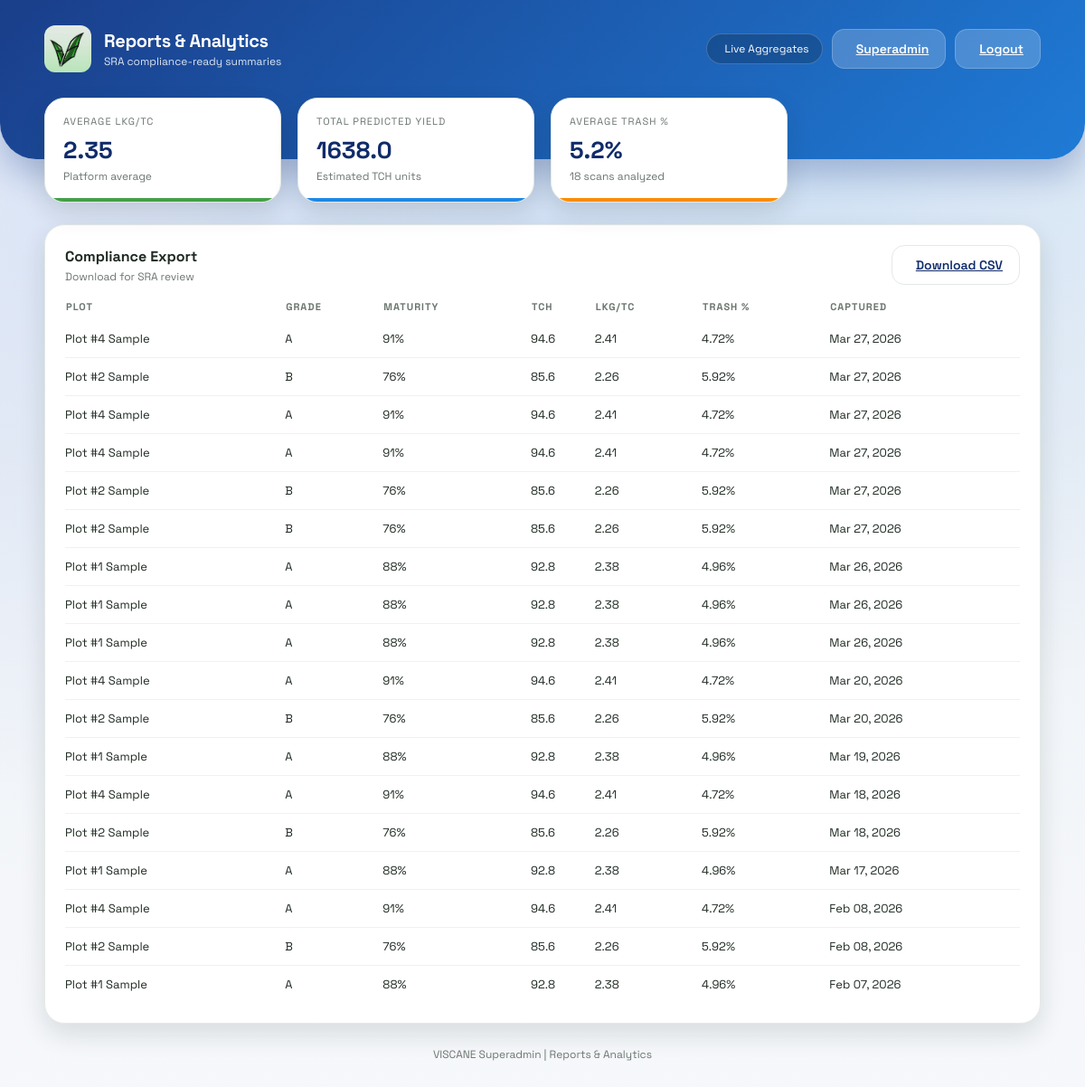
/superadmin/reports (signed in), run on an earlier commit of the app's database.
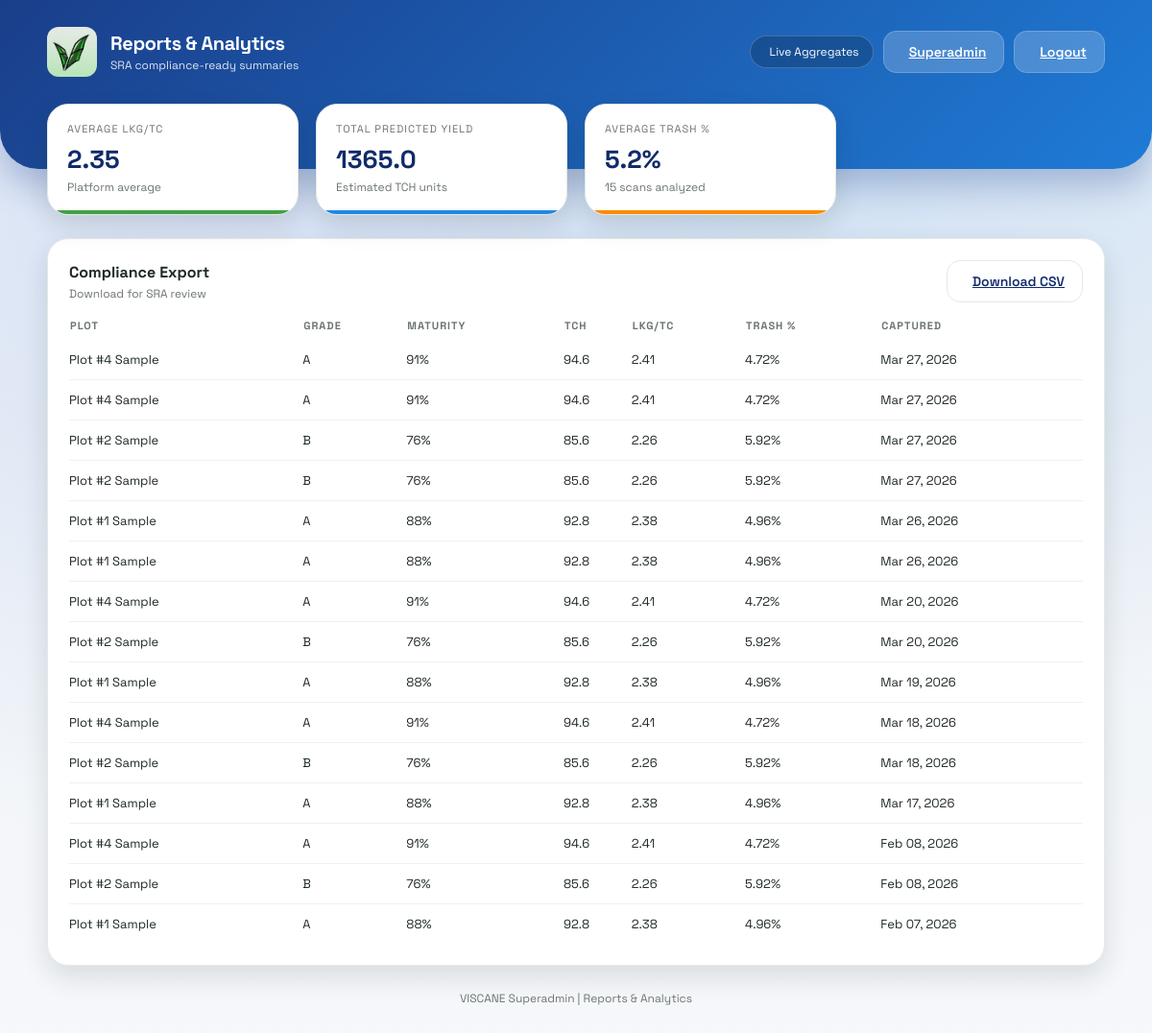
And on a later commit of the database.
### models.py (models this page shows)
class Scan(db.Model):
    id = db.Column(db.Integer, primary_key=True)
    user_id = db.Column(db.Integer, db.ForeignKey('user.id', ondelete='CASCADE'), nullable=False)
    plot_name = db.Column(db.String(80), nullable=False)
    grade = db.Column(db.String(2), nullable=False)
    maturity_pct = db.Column(db.Integer, nullable=False)
    status = db.Column(db.String(20), nullable=False, default='pending')
    created_at = db.Column(db.DateTime, default=datetime.utcnow, nullable=False)
    user = db.relationship('User', backref=db.backref('scans', lazy=True, cascade='all, delete-orphan'))

### app.py (the view)
@app.route('/superadmin/reports')
@role_required('superadmin')
def superadmin_reports():
    scans = Scan.query.order_by(Scan.created_at.desc()).all()
    total_scans = len(scans)
    rows = []
    total_tch = 0
    total_lkg_tc = 0
    total_trash = 0
    for scan in scans:
        tch, lkg_tc, trash_pct = estimate_scan_metrics(scan)
        total_tch += tch
        total_lkg_tc += lkg_tc
        total_trash += trash_pct
        rows.append({
            "plot_name": scan.plot_name,
            "grade": scan.grade,
            "maturity_pct": scan.maturity_pct,
            "tch": tch,
            "lkg_tc": lkg_tc,
            "trash_pct": trash_pct,
            "created_at": scan.created_at
        })
    avg_lkg_tc = round(total_lkg_tc / total_scans, 2) if total_scans else 0
    avg_trash_pct = round(total_trash / total_scans, 2) if total_scans else 0
    total_predicted_yield = round(total_tch, 2) if total_scans else 0
    report = {
        "avg_lkg_tc": avg_lkg_tc,
        "avg_trash_pct": avg_trash_pct,
        "total_predicted_yield": total_predicted_yield,
        "total_scans": total_scans
    }
    return render_template(
        'superadmin_reports.html',
        report=report,
        rows=rows,
        current_admin=get_current_admin()
    )

### app.py (called while the page is built)
def role_required(required_role):
    def decorator(view):
        @wraps(view)
        def wrapped(*args, **kwargs):
            admin_id = session.get('admin_id')
            if not admin_id:
                return redirect(url_for('admin_login'))
            admin = Admin.query.get(admin_id)
            if not admin or admin.is_archived or admin.role != required_role:
                return redirect(url_for('admin_portal'))
            return view(*args, **kwargs)
        return wrapped
    return decorator

def get_current_admin():
    admin_id = session.get('admin_id')
    if not admin_id:
        return None
    admin = Admin.query.get(admin_id)
    if not admin or admin.is_archived:
        return None
    return admin

def estimate_scan_metrics(scan):
    maturity = scan.maturity_pct or 0
    estimated_tch = round(40 + (maturity * 0.6), 2)
    estimated_lkg_tc = round(1.5 + (maturity * 0.01), 2)
    estimated_trash_pct = round(max(2, 12 - (maturity * 0.08)), 2)
    return estimated_tch, estimated_lkg_tc, estimated_trash_pct

### templates/superadmin_reports.html (shortened to what this page needs)
<!DOCTYPE html>
<html lang="en">
<head>
    <link rel="stylesheet" href="{{ url_for('static', filename='style.css') }}">
</head>
<body class="admin-layout">
    <header class="dashboard-header">
        <div class="header-content">
            <div class="brand">
                <div class="brand-icon">
                    <img src="{{ url_for('static', filename='logo.jpg') }}" alt="VISCANE Logo" style="width: 100%; height: 100%; object-fit: cover; border-radius: 12px;">
                </div>
                <div>
                    <p class="brand-title">Reports & Analytics</p>
                    <p class="brand-subtitle">SRA compliance-ready summaries</p>
                </div>
            </div>
            <div class="header-actions">
                <div class="status-pill">
                    Live Aggregates
                </div>
                <a class="btn light" href="/superadmin">
                    Superadmin
                </a>
                <a class="btn light" href="/admin-logout">
                    Logout
                </a>
            </div>
        </div>
    </header>
    <main class="dashboard-container fade-in">
        <section class="stats-grid">
            <div class="stat-card accent-green">
                <div class="stat-label">Average LKG/TC</div>
                <div class="stat-value">{{ report.avg_lkg_tc }}</div>
                <div class="stat-meta">Platform average</div>
            </div>
            <div class="stat-card accent-blue">
                <div class="stat-label">Total Predicted Yield</div>
                <div class="stat-value">{{ report.total_predicted_yield }}</div>
                <div class="stat-meta">Estimated TCH units</div>
            </div>
            <div class="stat-card accent-orange">
                <div class="stat-label">Average Trash %</div>
                <div class="stat-value">{{ report.avg_trash_pct }}%</div>
                <div class="stat-meta">{{ report.total_scans }} scans analyzed</div>
            </div>
        </section>
        <section class="panel">
            <div class="panel-header">
                <div>
                    <h3 class="panel-title">Compliance Export</h3>
                    <p class="panel-subtitle">Download for SRA review</p>
                </div>
                <a class="btn ghost" href="/superadmin/reports/download">
                    Download CSV
                </a>
            </div>
            <table class="data-table">
                <thead>
                    <tr>
                        <th>Plot</th>
                        <th>Grade</th>
                        <th>Maturity</th>
                        <th>TCH</th>
                        <th>LKG/TC</th>
                        <th>Trash %</th>
                        <th>Captured</th>
                    </tr>
                </thead>
                <tbody>
                    {% if rows %}
                        {% for row in rows %}
                            <tr>
                                <td>{{ row.plot_name }}</td>
                                <td>{{ row.grade }}</td>
                                <td>{{ row.maturity_pct }}%</td>
                                <td>{{ row.tch }}</td>
                                <td>{{ row.lkg_tc }}</td>
                                <td>{{ row.trash_pct }}%</td>
                                <td>{{ row.created_at.strftime('%b %d, %Y') }}</td>
                            </tr>
                        {% endfor %}
                    {% else %}
                        <tr>
                            <td colspan="7">No scan data available for reporting.</td>
                        </tr>
                    {% endif %}
                </tbody>
            </table>
        </section>
        <div class="footer-link">VISCANE Superadmin | Reports & Analytics</div>
    </main>
</body>
</html>

What changed in the data, as far as the page shows it:
removed Scan: plot_name "Plot #4 Sample", grade "A", maturity_pct "91", tch "94.6", lkg_tc "2.41", trash_pct "4.72", created_at "Mar 27, 2026"
removed Scan: plot_name "Plot #2 Sample", grade "B", maturity_pct "76", tch "85.6", lkg_tc "2.26", trash_pct "5.92", created_at "Mar 27, 2026"
removed Scan: plot_name "Plot #1 Sample", grade "A", maturity_pct "88", tch "92.8", lkg_tc "2.38", trash_pct "4.96", created_at "Mar 26, 2026"
Also different on the page:
{{ report.total_predicted_yield }}: "1638.0" → "1365.0"
{{ report.total_scans }}: "18" → "15"
